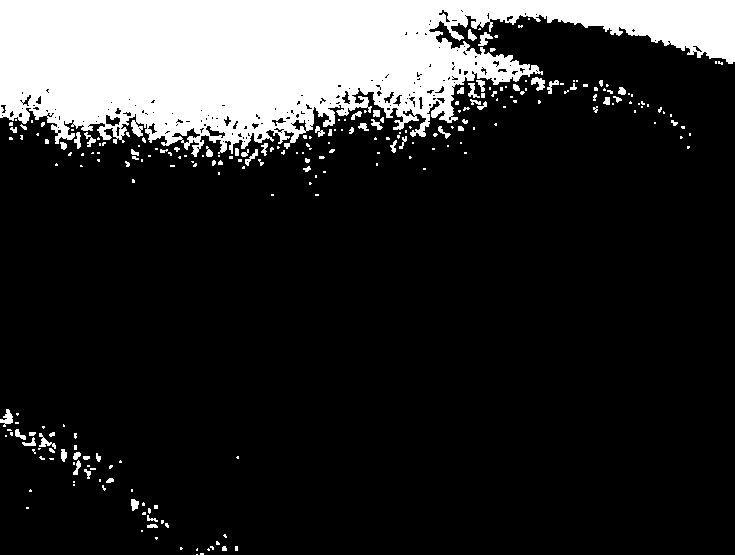
#> input picture ply_converter/test_data/raw_depth.png, 735 x 555 px
$ python test.py
#> lines starting #> are read from the running program, lines starting #| are printed output that depends on the picture
import cv2
import numpy as np
import open3d as o3d


def convert_depth_to_ply(depth_path, ply_path, scale_factor=1000.0, fov=60.0):
    """
    Converts a raw depth image to a .ply point cloud.

    :param depth_path: Path to the raw depth image (e.g., 16-bit PNG or raw).
    :param ply_path: Output .ply file path.
    :param scale_factor: Factor to convert depth units to meters (default is mm to m, 1000.0).
    :param fov: Field of View in degrees to calculate camera intrinsics.
    """
#> called with depth_path = 'test_data/raw_depth.png', ply_path = 'test_output/output.ply', scale_factor = 1000, fov = 60
    # 1. Load the depth image
    # Note: Use -1 to keep raw 16-bit depth values (do not load as RGB)
    depth_raw = cv2.imread(depth_path, cv2.IMREAD_UNCHANGED)
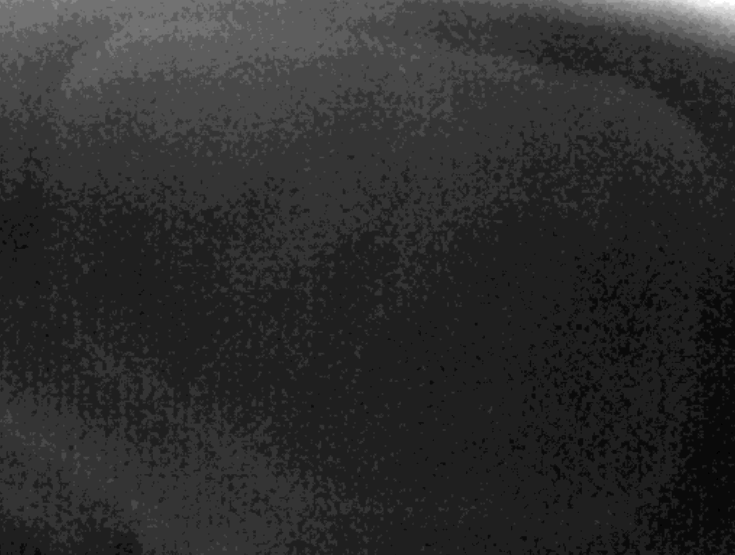
#> depth_raw: shape (555, 735) uint16; min 501, max 550, mean 509.7; drawn with min black and max white

    if depth_raw is None:
        raise ValueError("Could not open or find the depth image.")

    print("Shape:", depth_raw.shape, "Dtype:", depth_raw.dtype)
#| Shape: (555, 735) Dtype: uint16

    # 2. Convert raw values to actual depth (meters)
    # This example assumes your raw values represent millimeters.
    depth_meters = depth_raw.astype(np.float32) / scale_factor

    # 3. Create Open3D Image object
    o3d_depth = o3d.geometry.Image(depth_meters)

    # 4. Define Camera Intrinsics
    # Automatically estimate intrinsic parameters based on image size and FOV
    height, width= depth_raw.shape
#> height = 555; width = 735

    # Read Orbbec Astra 2 camera intrinsics
    fx, cx, fy, cy = load_intrinsics("test_data/intrinsics.txt")
    print("HEIGHT: ", height)
    # center_x = width / 2.0
    # center_y = height / 2.0
    # # Approximate focal length from FOV
    # focal_length = width / (2 * np.tan(np.deg2rad(fov / 2)))

    intrinsic = o3d.camera.PinholeCameraIntrinsic(
        width=width,
        height=height,
        fx=fx,
        fy=fy,
        cx=cx,
        cy=cy
    )

    # 5. Create the Point Cloud from the depth image
    print("Generating point cloud...")
    pcd = o3d.geometry.PointCloud.create_from_depth_image(
        depth=o3d_depth,
        intrinsic=intrinsic,
        depth_scale=1.0, # 1.0 because we already converted to meters
        depth_trunc=3.0, # Max depth to consider (in meters)
        stride=1         # Use stride=2 or 3 to downsample dense clouds
    )

    # Optional: Estimate normals for smoother rendering
    # pcd.estimate_normals(search_param=o3d.geometry.KDTreeSearchParamHybrid(radius=0.1, max_nn=30))

    # 6. Save as PLY
    print(f"Saving point cloud to {ply_path}")
    o3d.io.write_point_cloud(ply_path, pcd)
    print("Export complete!")

def load_intrinsics(txt_path):
    intrinsics = []

#> (the run stopped early here; a loop or call above may not have finished)
